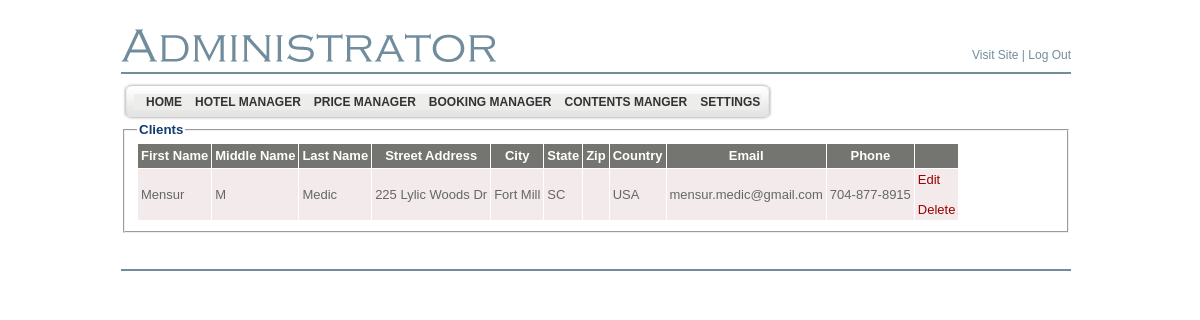
Screenshot of /LiculApartments/admin/clients_list.php (signed in) with the database file from the repository.
### tables this page shows
CREATE TABLE `bsi_adminmenu` (
  `id` int(4) NOT NULL AUTO_INCREMENT,
  `name` varchar(200) NOT NULL DEFAULT '',
  `url` varchar(200) DEFAULT NULL,
  `menu_desc` varchar(200) NOT NULL DEFAULT '',
  `parent_id` int(4) DEFAULT '0',
  `status` enum('Y','N') DEFAULT 'Y',
  `ord` int(5) NOT NULL DEFAULT '0',
  `privileges` int(11) NOT NULL,
  PRIMARY KEY (`id`),
  UNIQUE KEY `kid` (`name`,`parent_id`)
);

CREATE TABLE `bsi_clients` (
  `id` int(10) unsigned NOT NULL AUTO_INCREMENT,
  `first_name` varchar(256) NOT NULL,
  `middle_name` varchar(256) DEFAULT NULL,
  `last_name` varchar(256) NOT NULL,
  `street_address` varchar(256) NOT NULL,
  `city` varchar(256) NOT NULL,
  `state` varchar(64) DEFAULT NULL,
  `zip` varchar(64) DEFAULT NULL,
  `country` varchar(64) NOT NULL,
  `phone` varchar(64) NOT NULL,
  `email` varchar(256) NOT NULL,
  `ip` varchar(32) NOT NULL,
  PRIMARY KEY (`id`),
  UNIQUE KEY `email` (`email`) USING BTREE
);

### LiculApartments/includes/SystemConfiguration.class.php (called while the page is built, shortened)
<?php
require_once ("KLogger.class.php");
require_once ("Client.class.php");
require_once ("Utilities.class.php");
$loggingDirectory = "./logs/";
$currentDirectory = getcwd();
if (Utilities::stringEndsWith($currentDirectory, "admin"))
{
	$loggingDirectory = "../logs/";
}
$logger = new KLogger($loggingDirectory, KLogger::INFO);
?>

### LiculApartments/includes/Utilities.class.php (called while the page is built, shortened)
<?php
class Utilities
{
	public static function stringEndsWith($string, $test)
	{
	    $strlen = strlen($string);
	    $testlen = strlen($test);
	    return substr_compare($string, $test, -$testlen) === 0;
	}
}
?>

### LiculApartments/includes/KLogger.class.php (called while the page is built, shortened)
<?php
	class KLogger
	{
		public function __construct( $filepath , $priority )
		{
			$this->log_file = $filepath . "log_" . date("Y_m_d") . ".log";
			$this->priority = $priority;
			return;
		}
		private function shouldLog($priority)
		{
			return false;
		}
	}
?>

### LiculApartments/includes/Client.class.php (called while the page is built, shortened)
<?php
class Client
{
	public static function fetchFromParameters($params)
	{
		$client = new Client();
		if (isset($params['id']) && is_numeric($params['id']))
		{
			$client->id = intval($params['id']);
		}
		if (isset($params['first_name']))
		{
			$client->firstName = $params['first_name'];
		}
		if (isset($params['middle_name']))
		{
			$client->middleName = $params['middle_name'];
		}
		if (isset($params['last_name']))
		{
			$client->lastName = $params['last_name'];
		}
		if (isset($params['street_address']))
		{
			$client->streetAddress = $params['street_address'];
		}
		if (isset($params['city']))
		{
			$client->city = $params['city'];
		}
		if (isset($params['state']))
		{
			$client->state = $params['state'];
		}
		if (isset($params['zip']))
		{
			$client->zip = $params['zip'];
		}
		if (isset($params['country']))
		{
			$client->country = $params['country'];
		}
		if (isset($params['phone']))
		{
			$client->phone = $params['phone'];
		}
		if (isset($params['email']))
		{
			$client->email = $params['email'];
		}
		if (isset($params['ip']))
		{
			$client->ipAddress = $params['ip'];
		}
        else
        {
            $client->ipAddress = $_SERVER['REMOTE_ADDR'];
        }
		return $client;
	}
	private static function fetchFromSqlMultiple($sql)
    {
		$clients = array();
		$query = mysql_query($sql);
		while ($row = mysql_fetch_assoc($query))
		{
		    $client = Client::fetchFromParameters($row);
		    $clients[] = $client;
		}
		return $clients;
    }
	public static function fetchAllFromDb()
	{
		$sql = "SELECT * FROM bsi_clients ORDER BY first_name" ;
		return Client::fetchFromSqlMultiple($sql);
	}
}

### LiculApartments/admin/clients_list.php (the view, shortened to what this page needs)
<?php
require_once ("../includes/SystemConfiguration.class.php");
$clients = Client::fetchAllFromDb();
include ("header.php");
?>
</td>
  </tr>
  <tr>
    <td valign="top" >
    <fieldset>
	    <legend class="TitleBlue11pt">Clients</legend>
	    	<table cellspacing="1" border="0" cellpadding="3">
				<tr bgcolor="#747471">
					<td scope="col" align="center"><b><font color="white"
						face="Verdana, Arial, Helvetica, sans-serif" size="2">First Name</font></b>
					</td>
					<td scope="col" align="center"><b><font color="white"
						face="Verdana, Arial, Helvetica, sans-serif" size="2">Middle Name</font></b>
					</td>
					<td scope="col" align="center"><b><font color="white"
						face="Verdana, Arial, Helvetica, sans-serif" size="2">Last Name</font></b>
					</td>
					<td scope="col" align="center"><b><font color="white"
						face="Verdana, Arial, Helvetica, sans-serif" size="2">Street Address</font></b>
					</td>
					<td scope="col" align="center"><b><font color="white"
						face="Verdana, Arial, Helvetica, sans-serif" size="2">City</font></b>
					</td>
					<td scope="col" align="center"><b><font color="white"
						face="Verdana, Arial, Helvetica, sans-serif" size="2">State</font></b>
					</td>
					<td scope="col" align="center"><b><font color="white"
						face="Verdana, Arial, Helvetica, sans-serif" size="2">Zip</font></b>
					</td>
					<td scope="col" align="center"><b><font color="white"
						face="Verdana, Arial, Helvetica, sans-serif" size="2">Country</font></b>
					</td>
					<td scope="col" align="center"><b><font color="white"
						face="Verdana, Arial, Helvetica, sans-serif" size="2">Email</font></b>
					</td>
					<td scope="col" align="center"><b><font color="white"
						face="Verdana, Arial, Helvetica, sans-serif" size="2">Phone</font></b>
					</td>
					<td scope="col" align="center">&nbsp;</td>
				</tr>
				<?php
				foreach ($clients as $client)
				{
					echo '<tr class="odd" bgcolor="#f2eaeb">' . "\n";
					echo '	<td align="left"><font color="#666666" face="Verdana, Arial, Helvetica, sans-serif" size="2">' . $client->firstName . '</font></td>' . "\n";
					echo '	<td align="left"><font color="#666666" face="Verdana, Arial, Helvetica, sans-serif" size="2">' . $client->middleName . '</font></td>' . "\n";
					echo '	<td align="left"><font color="#666666" face="Verdana, Arial, Helvetica, sans-serif" size="2">' . $client->lastName . '</font></td>' . "\n";
					echo '	<td align="left"><font color="#666666" face="Verdana, Arial, Helvetica, sans-serif" size="2">' . $client->streetAddress . '</font></td>' . "\n";
					echo '	<td align="left"><font color="#666666" face="Verdana, Arial, Helvetica, sans-serif" size="2">' . $client->city . '</font></td>' . "\n";
					echo '	<td align="left"><font color="#666666" face="Verdana, Arial, Helvetica, sans-serif" size="2">' . $client->state . '</font></td>' . "\n";
					echo '	<td align="left"><font color="#666666" face="Verdana, Arial, Helvetica, sans-serif" size="2">' . $client->zip . '</font></td>' . "\n";
					echo '	<td align="left"><font color="#666666" face="Verdana, Arial, Helvetica, sans-serif" size="2">' . $client->country . '</font></td>' . "\n";
					echo '	<td align="left"><font color="#666666" face="Verdana, Arial, Helvetica, sans-serif" size="2">' . $client->email . '</font></td>' . "\n";
					echo '	<td align="left"><font color="#666666" face="Verdana, Arial, Helvetica, sans-serif" size="2">' . $client->phone . '</font></td>' . "\n";
					echo '	<td align="left"><font color="#666666" face="Verdana, Arial, Helvetica, sans-serif" size="2">';
					echo '		<a href="clients_add_edit.php?id=' . $client->id . '" style="text-decoration:none"><font color="#990000"  face="Verdana, Arial, Helvetica, sans-serif" size="2" >Edit</font></a>' . "\n";
					echo '		<br/><br/><a href="clients_delete.php?id=' . $client->id . '" style="text-decoration:none" onclick = "if (! confirm(\'Are you sure?\')) { return false; }"><font color="#990000"  face="Verdana, Arial, Helvetica, sans-serif" size="2" >Delete</font></a>';
					echo '	</td>' ."\n";
					echo "</tr>\n";
				}
				?>
			</table>
    </fieldset>
    </td>
  </tr>
  <?php include("footer.php"); ?>
</table>
</body>
</html>

### LiculApartments/admin/header.php (shortened to what this page needs)
<!DOCTYPE html PUBLIC "-//W3C//DTD XHTML 1.0 Transitional//EN" "http://www.w3.org/TR/xhtml1/DTD/xhtml1-transitional.dtd">
<html xmlns="http://www.w3.org/1999/xhtml">
<head>
	<link href="style.css" rel="stylesheet" type="text/css" />
	<link href="style1.css" rel="stylesheet" type="text/css">
</head>
<body>
<table align="center" width="950" border="0" cellspacing="0"
	cellpadding="0">
	<tr>
		<td width="366">&nbsp;</td>
		<td width="584">&nbsp;</td>
	</tr>
	<tr>
		<td align="left" valign="bottom"><img src="images/adminis.gif" alt="" /></td>
		<td align="right" valign="bottom" class="bodyMenutext8pt"><a
			href="../index.php" target="_blank" class="bodyMenutext8pt">Visit
		Site</a> | <a href="logout.php" class="bodyMenutext8pt">Log Out</a></td>
	</tr>
	<tr>
		<td height="10"></td>
		<td></td>
	</tr>
	<tr>
		<td colspan="2" height="2" bgcolor="#718d9d"></td>
	</tr>
</table>
<table align="center" width="950" border="0" cellspacing="0" cellpadding="0">
	<tr>
		<td height="8"></td>
	</tr>
	<tr>
		<td align="left">
		<table border="0" style="background-image: url(images/menu_tile.gif);"
			cellspacing="0" cellpadding="0">
			<tr>
				<td><img src="images/menubar_left.gif" alt="" width="13" height="40" /></td>
				<td align="left" class="bodytext8pt">
				<div class="sample1">
				<div class="horz_menu">
<?php
$sql_parent = mysql_query("select * from bsi_adminmenu where parent_id=0 and status='Y' order by ord");
while ($row_parent = mysql_fetch_array($sql_parent))
{
	echo "<a id=\"" . $row_parent[0] . "\"      href=\"" . $row_parent[2] . "\">&nbsp;&nbsp;&nbsp;" . $row_parent[1] . "</a>";
}
?>
<br clear="both" />
				</div>
</div>
				</td>
				<td><img src="images/menubar_right.gif" alt="" width="13"
					height="40" /></td>
			</tr>
		</table>

### LiculApartments/admin/style.css (style rules this page uses)
.bodytext8pt { color: #000000; font-family: 'Tahoma', 'Arial', 'Verdana'; font-size: 8pt; font-weight: normal; margin: 0; line-height: 120% }
.TitleBlue11pt { color: #113E6D; font-family: 'Trebuchet MS', 'Tahoma', 'Arial', 'Verdana'; font-size: 10pt; font-weight: bold; margin: 0; }
.bodyMenutext8pt { color: #718d9d; font-family: 'Verdana', 'Tahoma', 'Arial'; font-size: 12px; font-weight: normal; margin: 0; }
a.bodyMenutext8pt { color: #718d9d; font-weight: normal; text-decoration: none }
body { margin-top: 00; margin-bottom: 0; margin-left: 0; background-color: #FFFFFF; background-repeat: repeat-x; background-position; 0 0 }
a:link { text-decoration:none; font-color: #990000; font-family: Verdana, Arial, Helvetica, sans-serif; font-size: 2; }

### LiculApartments/admin/style1.css (style rules this page uses)
div.horz_menu a { display: block; float: left; }
div.sample1 div.horz_menu a, div.sample1 div.vert_menu a { padding: 1px 0px 1px 0px; background:#ededec; width:inherit; padding:2px; text-decoration: none; font-family:Arial, Helvetica, sans-serif; font-weight: 900; font-size: 12px; color: #333333; }
div.sample1 div.horz_menu a { margin-right: -1px; width:auto; }
a:link { text-decoration:none; font-color: #990000; font-family: Verdana, Arial, Helvetica, sans-serif; font-size: 2; }

### rows the page displays
bsi_adminmenu: name "HOME"
bsi_adminmenu: name "HOTEL MANAGER"
bsi_adminmenu: name "PRICE MANAGER"
bsi_adminmenu: name "BOOKING MANAGER"
bsi_adminmenu: name "CONTENTS MANGER"
bsi_adminmenu: name "SETTINGS"
bsi_clients: first_name "Mensur", middle_name "M", last_name "Medic", street_address "225 Lylic Woods Dr", city "Fort Mill", state "SC", country "USA", email "mensur.medic@gmail.com", phone "704-877-8915"
